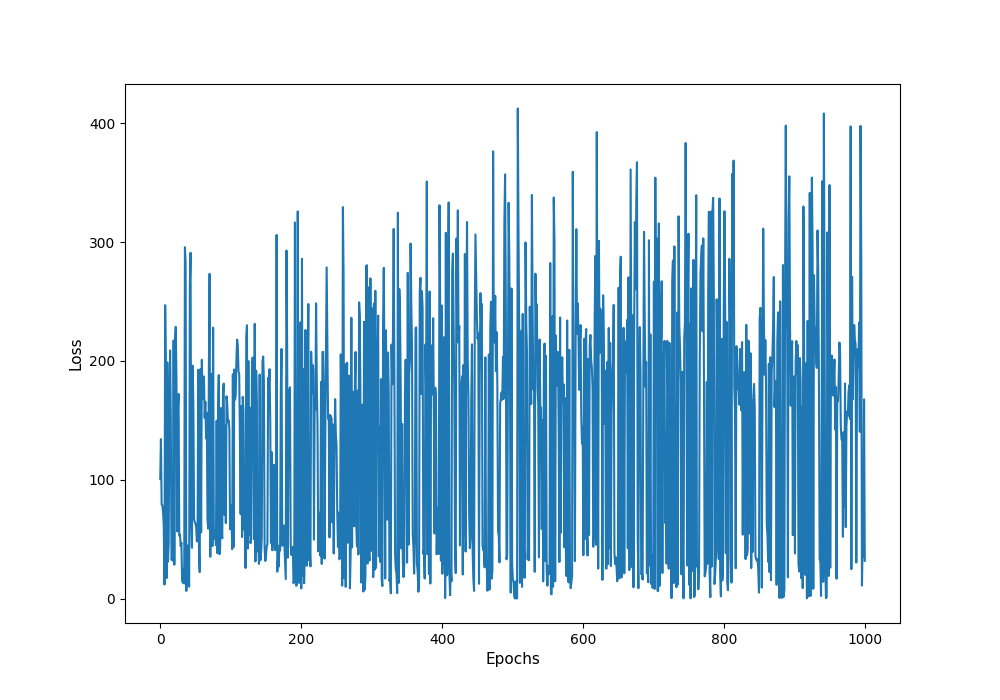

This chart was generated by the following Python code:
import numpy as np
import torch
from Gridworld import Gridworld
import random
from matplotlib import pylab as plt

# Network architecture parameters for hidden layers and output layer
L1 = 64  # Input layer size (size of flattened grid state, 4x4 grid -> 16x4 = 64)
L2 = 150  # First hidden layer size
L3 = 100  # Second hidden layer size
L4 = 4  # Output layer size (4 possible actions)

# Defining the neural network model with 2 hidden layers and ReLU activations
model = torch.nn.Sequential(
    torch.nn.Linear(L1, L2),
    torch.nn.ReLU(),
    torch.nn.Linear(L2, L3),
    torch.nn.ReLU(),
    torch.nn.Linear(L3, L4),
)

# Mean Squared Error Loss for Q-learning loss calculation
loss_fn = torch.nn.MSELoss()

# Adam optimizer for updating model parameters
learning_rate = 1e-3
optimizer = torch.optim.Adam(model.parameters(), lr=learning_rate)

# Q-learning parameters
gamma = 0.9  # Discount factor for future rewards
epsilon = 1.0  # Initial epsilon value for epsilon-greedy policy (exploration-exploitation balance)

# Mapping for action indices to actual movements in the environment
action_set = {
    0: 'u',  # Up
    1: 'd',  # Down
    2: 'l',  # Left
    3: 'r'  # Right
}

# Main loop for running Q-learning over multiple episodes (epochs)
if __name__ == '__main__':
    epochs = 1000
    losses = []  # List to store loss values over epochs for plotting

    for i in range(epochs):
        # Initialize a new Gridworld environment for each epoch
        game = Gridworld(size=4, mode='random')

        # Initial state: get the grid state as a 1x64 vector with slight noise for exploration
        state_ = game.board.render_np().reshape(1, 64) + np.random.rand(1, 64) / 10.0
        state1 = torch.from_numpy(state_).float()  # Convert state to a torch tensor

        status = 1  # Variable to keep track of the game status (1 means ongoing)

        # Run the game until a terminal state (win or loss) is reached
        while status == 1:
            # Forward pass to get Q-values for current state
            qval = model(state1)
            qval_ = qval.data.numpy()  # Convert Q-values to numpy array

            # Choose an action using epsilon-greedy strategy
            if random.random() < epsilon:
                # Exploration: choose a random action
                action_ = np.random.randint(0, 4)
            else:
                # Exploitation: choose the action with the highest Q-value
                action_ = np.argmax(qval_)

            # Map the chosen action index to the actual action
            action = action_set[action_]

            # Execute the action in the game environment
            game.makeMove(action)

            # Get the new state after the action and add slight noise for exploration
            state2_ = game.board.render_np().reshape(1, 64) + np.random.rand(1, 64) / 10.0
            state2 = torch.from_numpy(state2_).float()  # Convert new state to torch tensor

            # Get reward for the action taken
            reward = game.reward()

            # Calculate the target Q-value (Y) based on the reward and max future Q-value
            with torch.no_grad():
                newQ = model(state2.reshape(1, 64))  # Forward pass to get Q-values for next state
            maxQ = torch.max(newQ)  # Get the maximum Q-value for the new state

            # Calculate target Q-value (Y) based on whether we reached terminal or non-terminal state
            if reward == -1:
                # Non-terminal state: use discounted max future Q-value
                Y = reward + (gamma * maxQ)
            else:
                # Terminal state: target is just the reward received
                Y = reward
            Y = torch.Tensor([Y]).detach()  # Convert target to torch tensor and detach from computation graph

            # Current Q-value (X) for the chosen action
            X = qval.squeeze()[action_]

            # Calculate loss between target Q-value (Y) and predicted Q-value (X)
            loss = loss_fn(X, Y)
            print(i, loss.item())  # Print loss for monitoring

            # Backpropagation step
            optimizer.zero_grad()  # Clear gradients from previous step
            loss.backward()  # Compute gradients for the network
            optimizer.step()  # Update model parameters

            # Move to the new state
            state1 = state2

            # If the reward is not -1 (i.e., terminal state), end the game
            if reward != -1:
                status = 0

        # Track the loss for plotting later
        losses.append(loss.item())

        # Decay epsilon to reduce exploration over time
        if epsilon > 0.1:
            epsilon -= (1 / epochs)

    # Plot the loss over epochs
    plt.figure(figsize=(10, 7))
    plt.plot(losses)
    plt.xlabel("Epochs", fontsize=11)
    plt.ylabel("Loss", fontsize=11)
    plt.savefig("randomGrid.png")
